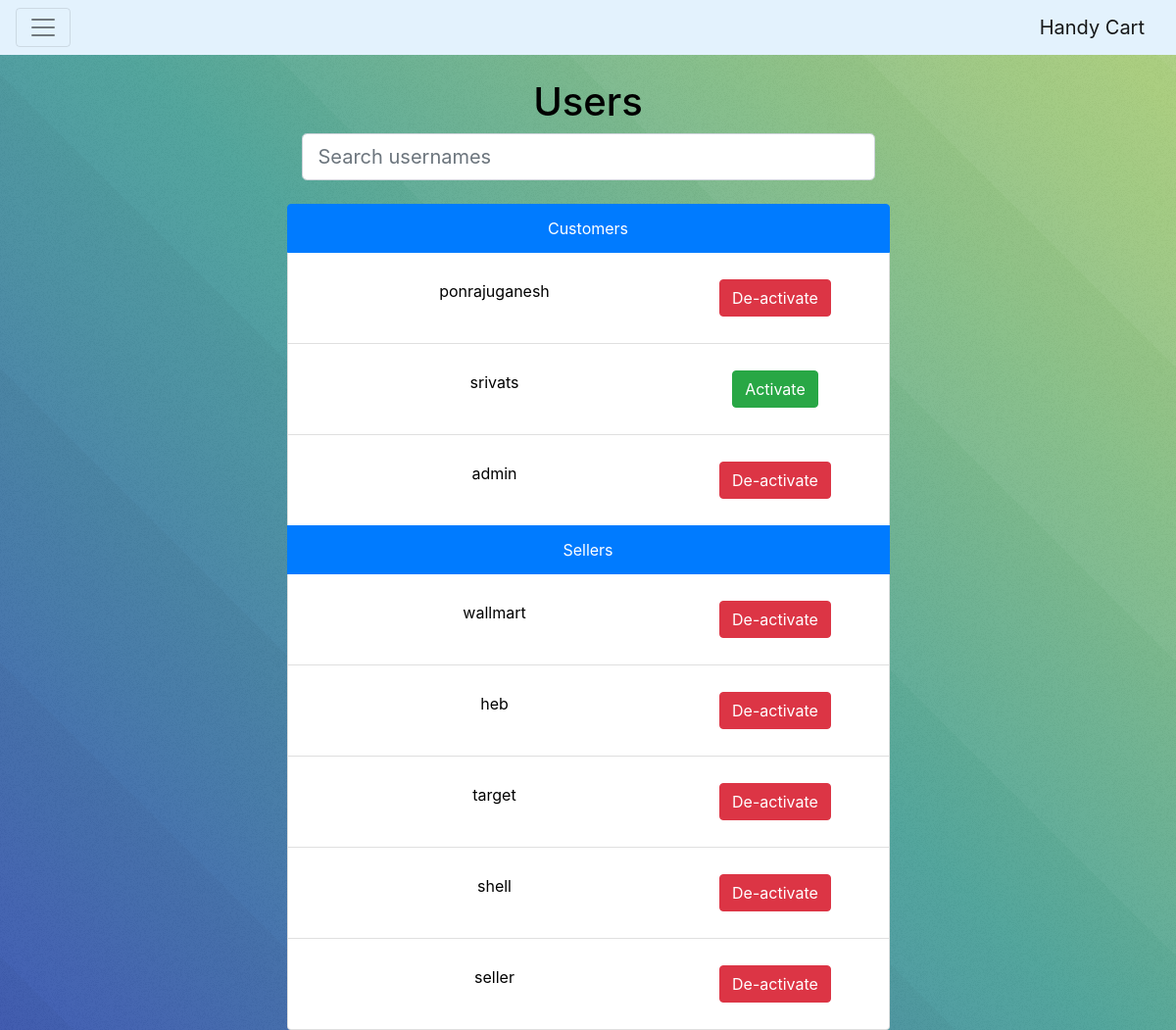
Before: /get_permissions with the older database file.
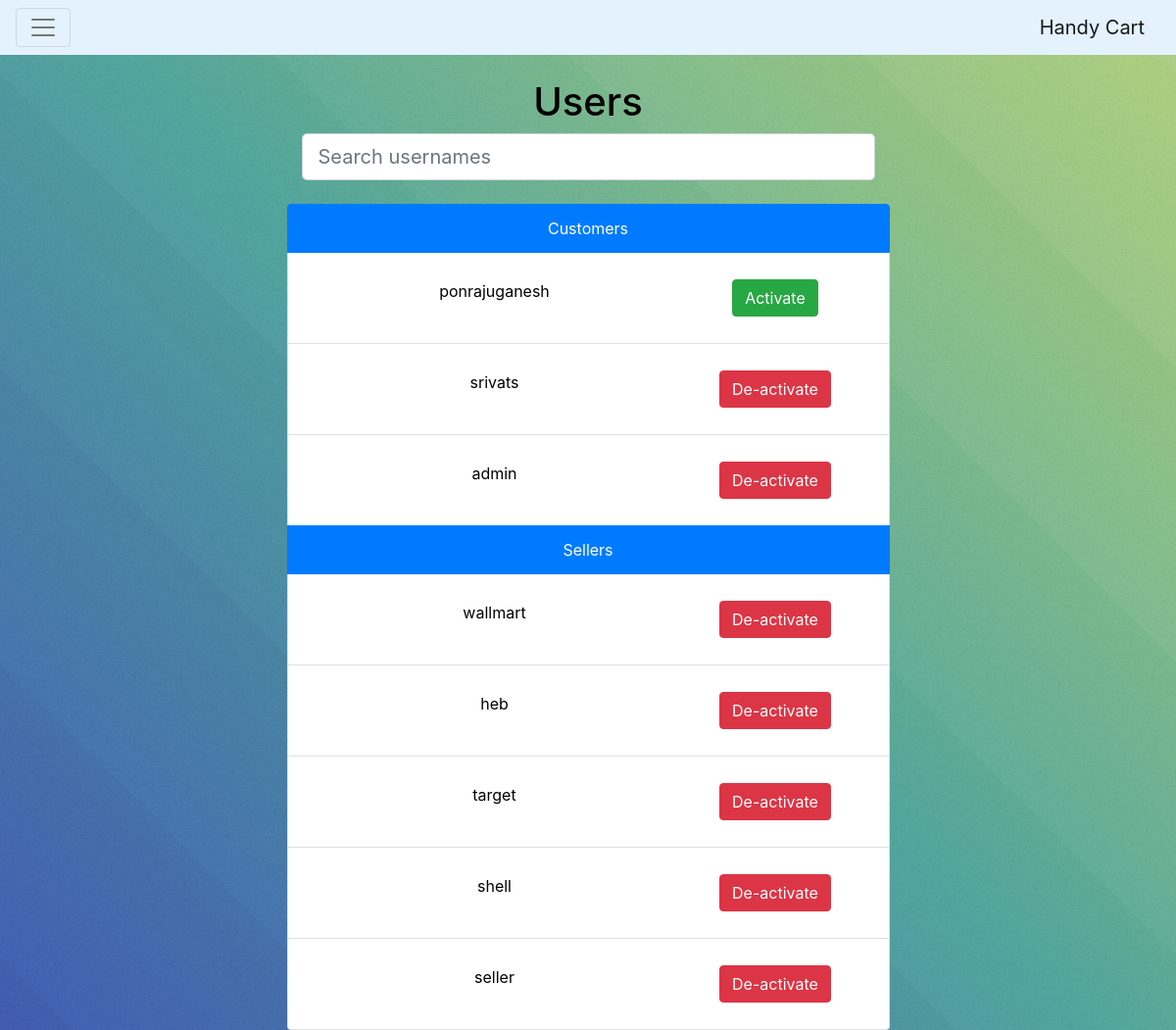
After: the same page with the newer database file.
### tables this page shows
CREATE TABLE "user" (
	`id`	INTEGER PRIMARY KEY AUTOINCREMENT,
	`email`	TEXT NOT NULL,
	`password`	TEXT NOT NULL,
	`username`	TEXT,
	`first_name`	TEXT,
	`last_name`	TEXT,
	`phone`	NUMERIC,
	`is_active`	INTEGER
);

CREATE TABLE "seller" (
	`name`	TEXT,
	`id`	INTEGER PRIMARY KEY AUTOINCREMENT,
	`username`	TEXT,
	`password`	TEXT,
	`email`	TEXT,
	`phone`	INTEGER,
	`is_active`	INTEGER
);

### handycart.py (the view)
@app.route('/get_permissions')
def get_permissions():
	customers = query_db("select * from user")
	sellers = query_db("select * from seller")
	return render_template("permissions.html", customers=customers, sellers=sellers)

### handycart.py (called while the page is built)
def get_db():
	top = _app_ctx_stack.top
	if not hasattr(top, 'sqlite_db'):
		top.sqlite_db = sqlite3.connect(DATABASE_PATH)
		top.sqlite_db.row_factory = sqlite3.Row
	return top.sqlite_db

@app.teardown_appcontext
def close_database(exception):
	top = _app_ctx_stack.top
	if hasattr(top, 'sqlite_db'):
		top.sqlite_db.close()

def query_db(query, args=(), one=False):
	cur = get_db().execute(query, args)
	rv = cur.fetchall()
	return (rv[0] if rv else None) if one else rv

@app.before_request
def before_request():
	g.categories = None
	g.categories = query_db('select * from category order by name')

### templates/permissions.html
{% extends "admin-layout.html" %}
{% block body %}
<div class="container-fluid" align="center" >
  <div style="width:50%; color:black;">
    <h1> Users </h1>
    <input class="form-control form-control-lg" type="text" id="username" value="" placeholder="Search usernames" id="example-text-input">
    <br/>
    <ul class="list-group">
      <li class="list-group-item row active"> Customers </li>
      {% for customer in customers %}
        {% if customer.is_active %}
          <li id="{{customer.id}}" value="user" class="list-group-item row"><div class="col_8 text-center username"> {{customer.username}} </div> <div class="col_4 text-center"> <button  type="button" value="{{customer.id}}" class="btn btn-danger">De-activate</button> </div> </li>
        {% else %}
          <li id="{{customer.id}}" value="user" class="list-group-item row"><div class="col_8 text-center username"> {{customer.username}} </div> <div class="col_4 text-center"> <button  type="button" value="{{customer.id}}" class="btn btn-success">Activate</button> </div> </li>
        {% endif %}
      {% endfor %}
      <li class="list-group-item row active"> Sellers </li>
      {% for seller in sellers %}
        {% if seller.is_active %}
          <li id="{{seller.id}}" value="seller" class="list-group-item row"><div class="col_8 text-center username"> {{seller.username}} </div> <div class="col_4 text-center"> <button  type="button" value="{{seller.id}}" class="btn btn-danger">De-activate</button> </div> </li>
        {% else %}
          <li id="{{seller.id}}" value="seller" class="list-group-item row"><div class="col_8 text-center username"> {{seller.username}} </div> <div class="col_4 text-center"> <button  type="button" value="{{seller.id}}" class="btn btn-success">Activate</button> </div> </li>
        {% endif %}
      {% endfor %}
    </ul>
  </div>
</div>
{% endblock %}

### templates/admin-layout.html (shortened to what this page needs)
<!DOCTYPE html>
<html lang="en">
<head>
  <link rel="stylesheet" href="https://maxcdn.bootstrapcdn.com/bootstrap/4.0.0-alpha.6/css/bootstrap.min.css">
  <link rel="stylesheet" type="text/css" href="{{ url_for('static', filename='style.css') }}">
</head>
<body>
  <nav class="navbar navbar-toggleable-md navbar-light" style="background-color: #e3f2fd;">
      <button class="navbar-toggler navbar-toggler-right" type="button" data-toggle="collapse" data-target="#navbarSupportedContent" aria-controls="navbarSupportedContent" aria-expanded="false" aria-label="Toggle navigation">
        <span class="navbar-toggler-icon"></span>
      </button>
      <a class="navbar-brand" href="{{url_for('get_products', category_id='3')}}">Handy Cart</a>
  </nav>
<br/>
{% block body %}{% endblock %}
</body>
</html>

### static/style.css (style rules this page uses)
.row::after { content: ""; clear: both; display: block; }
[class*="col_"] { float: left; padding: 15px; }
.col_4 { width: 33.33%; }
.col_8 { width: 66.66%; }
body { background: #18BC9C !important; color: rgba(255, 255, 255, 0.75) !important; background-attachment: fixed, fixed, fixed !important; background-image: url('img/overlay2.png'), url('img/overlay4.svg'), linear-gradient(45deg, #4361c2, #4fa49a 50%, #9dc66b 95%) !important; background-size: auto, cover, cover !important; background-position: top left, center center, center center !important; }

Changed rows visible on the page:
changed user "ponrajuganesh": is_active "De-activate" → "Activate"
changed user "srivats": is_active "Activate" → "De-activate"
